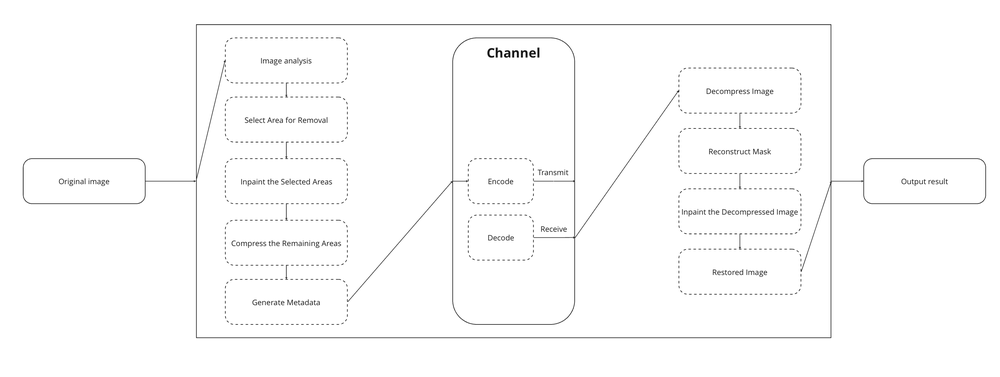
#> input picture framework.png, 1000 x 377 px, shrunk from 3214 x 1212 before the run, found by its file name
$ python -i texture_synthesis.py   (imports and definitions only)
#> lines starting #> are read from the running program, lines starting #| are printed output that depends on the picture; after the words box and inside, x2 and y2 are one past the last pixel; in counts of white or black regions, pixels touching at a corner belong together; long printed decimals are rounded
import os
import cv2
import numpy as np


class TextureSynthesis:
    """
    Performs texture synthesis using the PatchMatch algorithm to fill masked regions in images, enhancing inpainting capabilities.
    """

    def split_filename(self, file_name: str) -> tuple:
        """
        Split the filename into the name without the extension and the extension.
        """
#> in calculate_mask, image is the input picture: shape (377, 1000, 3); min 0, max 255, mean 251.5
        file_name_without_extension, file_extension = os.path.splitext(file_name)
        return file_name_without_extension, file_extension

    def find_removable_regions(self, image: np.ndarray) -> np.ndarray:
        """
        Find and return a mask of the removable regions in the image.
        """
        if image is None:
            raise ValueError("Invalid image provided for finding removable regions.")

        # Convert to grayscale
        gray = cv2.cvtColor(image, cv2.COLOR_BGR2GRAY)

        # Apply GaussianBlur to reduce noise and improve edge detection
        blurred = cv2.GaussianBlur(gray, (5, 5), 0)

        # Apply Canny edge detection
        edges = cv2.Canny(blurred, 50, 150)
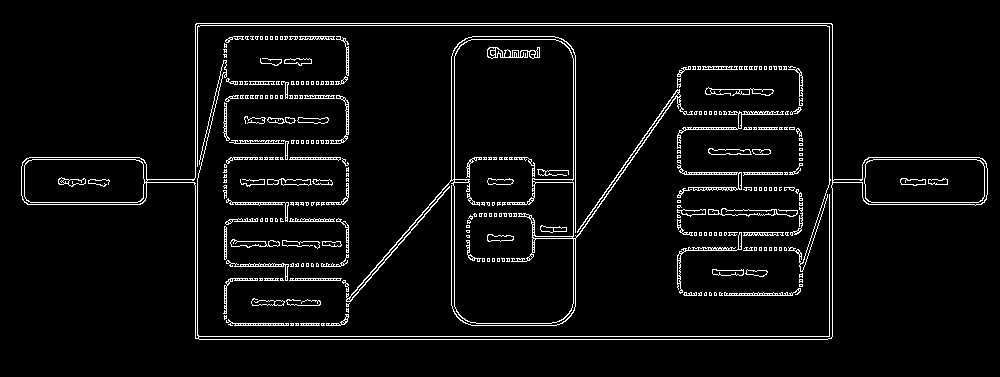
#> edges: shape (377, 1000); 4.9% white in thin lines or dots, all inside (x1, y1, x2, y2) = (21, 23, 988, 340)

        # Dilate edges to make regions more pronounced
        dilated = cv2.dilate(edges, None, iterations=2)
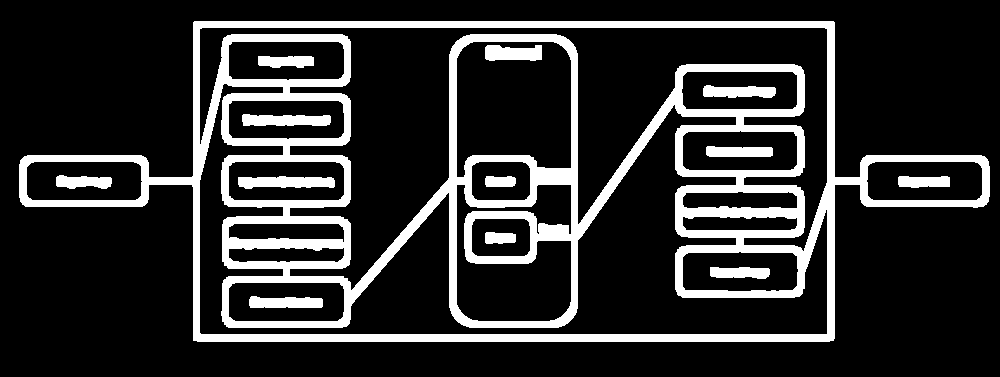
#> dilated: shape (377, 1000); 17.9% white; 13 white regions

        # Find contours
        contours, _ = cv2.findContours(
            dilated, cv2.RETR_EXTERNAL, cv2.CHAIN_APPROX_SIMPLE
        )
#> contours = 1 contour; box (x1, y1, x2, y2) and area: (19, 21, 990, 342) 218620

        # Create a mask for the regions to be removed
        mask = np.zeros_like(gray)

        # Draw contours on the mask
        for contour in contours:
            cv2.drawContours(mask, [contour], -1, 255, thickness=cv2.FILLED)
#> this loop made 1 pass
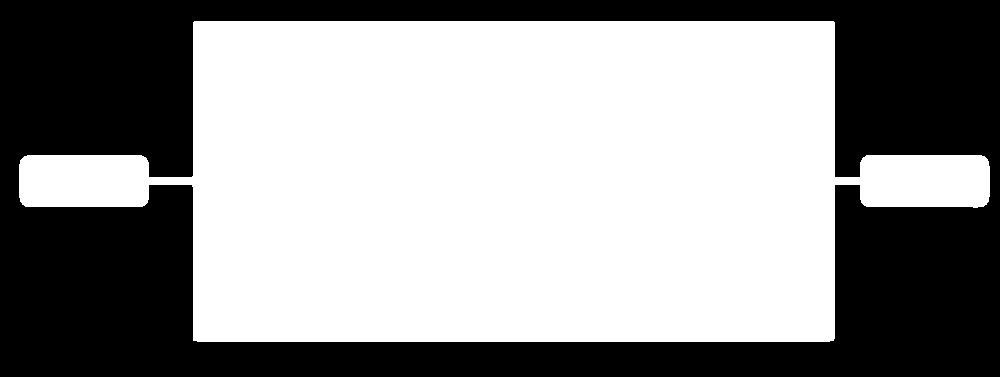
#> mask: shape (377, 1000); 58.3% white; 1 black region, box (x1, y1, x2, y2) and area: (0, 0, 1000, 377) 157030

        return mask

    def save_mask_to_file(self, mask: np.ndarray, filename: str) -> None:
        """
        Save the mask to a text file.
        """
        np.savetxt(filename, mask, fmt="%d")
        print(f"Saved mask to {filename}")

    def load_mask_from_file(self, filename: str) -> np.ndarray:
        """
        Load the mask from a text file.
        """
        return np.loadtxt(filename, dtype=np.uint8)

    def calculate_mask(self, image_path: str, mask_filename: str) -> np.ndarray:
        """
        Calculate and return the mask for the given image path.
        """
        # Load image
        image = cv2.imread(image_path)
        if image is None:
            raise FileNotFoundError(f"Could not load image at: {image_path}")

        # Find removable regions
        mask = self.find_removable_regions(image)

        # Save the mask to a text file
        self.save_mask_to_file(mask, f"data/texture-synthesis/{mask_filename}-mask.txt")

        return mask

    def texture_synthesis(self, image: np.ndarray, mask: np.ndarray) -> np.ndarray:
        """
        Perform texture synthesis to fill in the masked regions of the image.
        """
        if image is None:
            raise ValueError("Invalid image provided for texture synthesis.")
        if mask is None:
            raise ValueError("Invalid mask provided for texture synthesis.")

        # Prepare the mask (binary, single-channel)
        mask = (mask > 0).astype(np.uint8)

        # Perform inpainting using OpenCV's inpaint function
        inpainted_image = cv2.inpaint(
            image, mask, inpaintRadius=3, flags=cv2.INPAINT_TELEA
        )
#> inpainted_image: shape (377, 1000, 3); every value is 255

        return inpainted_image

    def save_output(self, image: np.ndarray, filename: str) -> None:
        """
        Save the output image to a file.
        """
        base_path = "data/texture-synthesis/"
        full_path = os.path.join(base_path, filename)
        cv2.imwrite(full_path, image)
        print(f"Saved: {full_path}")

    def calculate_mse(
        self, original_image: np.ndarray, synthesized_image: np.ndarray
    ) -> float:
        """
        Calculate the Mean Squared Error between the original image and the synthesized image.
        """
        if original_image.shape != synthesized_image.shape:
            raise ValueError(
                "Original image and synthesized image must have the same dimensions."
            )

        mse = np.mean((original_image - synthesized_image) ** 2)
#> mse = 4.49
        return mse

    def process_texture_synthesis(self, image_file: str) -> None:
        """
        Process texture synthesis for the image, calculate the mask, and save the results.
        """
        try:
            image_folder = "data/benchmark/"
            image_path = image_folder + image_file
            # Calculate mask
            file_name_without_extension, _ = self.split_filename(image_file)
            mask = self.calculate_mask(image_path, file_name_without_extension)

            # Load image
            image = cv2.imread(image_path)
            if image is None:
                raise FileNotFoundError(f"Could not load image at: {image_path}")

            # Perform texture synthesis
            synthesized_image = self.texture_synthesis(image, mask)

            # Save the synthesized image
            output_filename = (
                f"{os.path.splitext(os.path.basename(image_path))[0]}_synthesized.jpg"
            )
            self.save_output(synthesized_image, output_filename)

            # Calculate MSE
            mse = self.calculate_mse(image, synthesized_image)
#> mse = 4.49
            print(f"Mean Squared Error between original and synthesized image: {mse}")
#| Mean Squared Error between original and synthesized image: 4.489

            print(f"Texture synthesis completed and saved as {output_filename}")

        except Exception as e:
            print(f"Error processing texture synthesis: {e}")
            raise

>>> result = TextureSynthesis().process_texture_synthesis('../framework.png')
